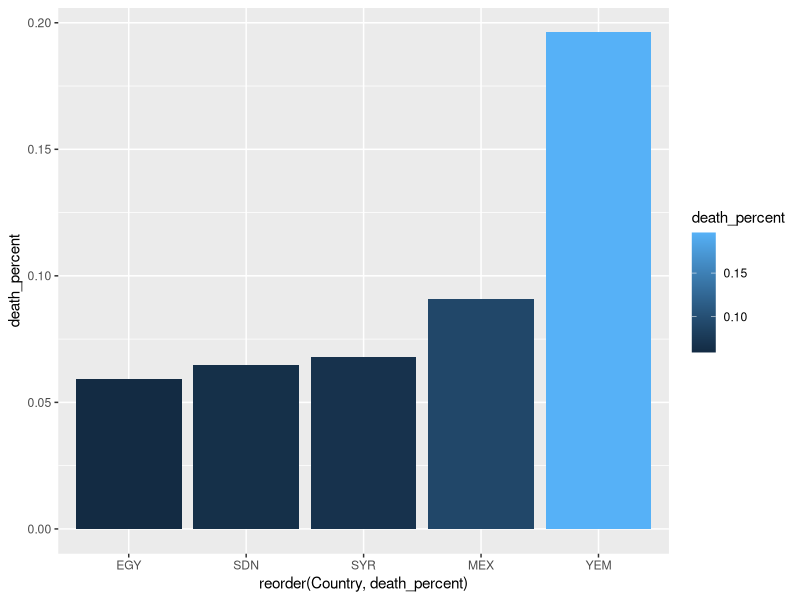
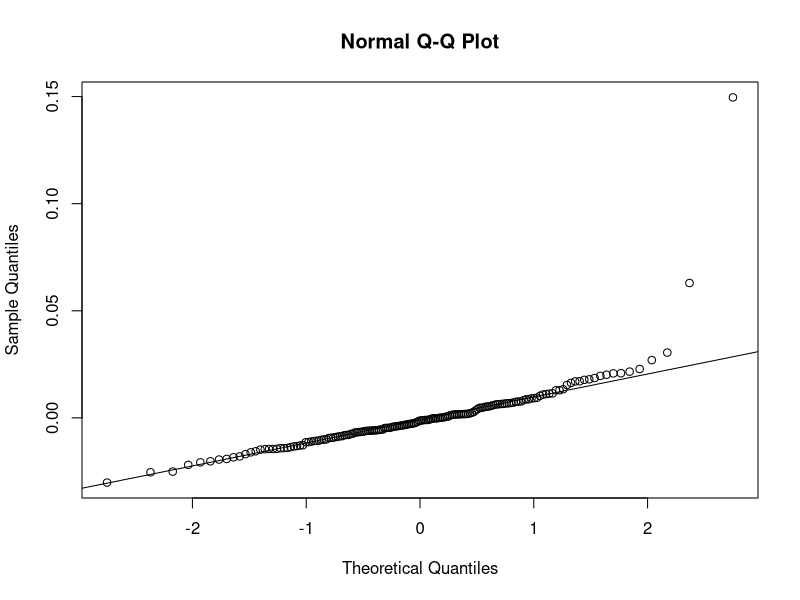

The R script that drew these images, in order:
## ---- chunk 1
knitr::opts_chunk$set(echo = TRUE)
Sys.setenv(language="en")
library(tidyverse)
library(magrittr)
library(caret)
## ---- chunk 2
covid <- read_csv("Self-Study/Data_COVID_OWID_per_capita.csv") %>% tibble()

data_pre_filter <- covid %>% 
  mutate(death_percent = TotalDeaths/TotalCases) %>% 
  filter(!is.na(death_percent)) %>% 
  select(-TotalDeaths, -TotalCases)

data_pre_filter %>%
  arrange(desc(death_percent)) %>% 
  slice_head(n=5) %>% 
  # slice_sample(n = 20) %>%
  ggplot(aes(x = reorder(Country,death_percent), y = death_percent,fill = death_percent)) +
  geom_col()

high_na_percent <- data_pre_filter %>%
  apply(., 2, is.na) %>%
  apply(., 2, sum) %>%
  sort(decreasing = T) %T>% print()

 
data <- data_pre_filter %>% select(Country, death_percent, LifeExpectancy, Literacy, Population,
                                   ReproductionRate, Diabetes, HumanRights,
                                   Cardiovascular, PopulationDensity, Sanitation,
                                   UnsafeWater, MedianAge, HealthShare, SmokeDaily,
                                   Aged70, Drinking, Overweight) %>% na.omit()
## ---- chunk 3
model <- lm(death_percent ~ ., data = data %>% select(-Country))
summary(model)

qqnorm(resid(model))
qqline(resid(model))

resid(model) %>%
  which.max() %>%
  list(model$fitted.values[.],
  data.frame(data[.,]))

model$fitted.values[165]

## ---- chunk 4

train.control <- trainControl(method = "cv", number = 5)

model <- train(death_percent ~ ., data = data %>% select(-Country), method = "lm",
               trControl = train.control)


